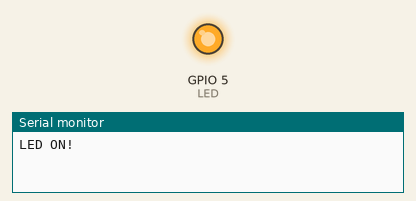
This sketch was run on a simulated ESP32. On the bench: output pins drawn as LEDs (lit = HIGH), the last lines printed to the serial monitor. At 31.9 s the program stops and its outputs stay as they are.

Above: at 0.1 s.
At 22.1 s:
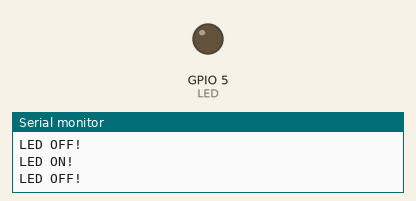
Timing chart, 0 to 33.4 s (numbered marks = the images above):
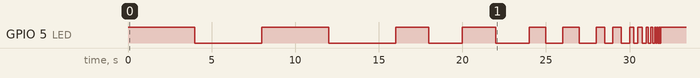

Measured:
- by itself, GPIO 5 (LED): LOW → HIGH at 0.00 s, → LOW 4.0 s later, → HIGH 4.0 s later, → LOW 4.0 s later, … (33 changes in this stretch)

The sketch:

Task1.ino
```cpp
#define LED 5

//Global Variable interval initialized to 4 seconds
int interval = 4000;

int cycleCount = 0;

void setup() {
  Serial.begin(115200);
  pinMode(LED, OUTPUT);
}

void loop() {
  //Turn LED on
  digitalWrite(LED, HIGH);
  Serial.printf("LED ON! \n");
  delay(interval);

  //Turn LED off
  digitalWrite(LED, LOW);
  Serial.printf("LED OFF! \n");
  delay(interval);

  cycleCount++;

  if (cycleCount >= 2){
    //Divide the interval by 2
    interval = interval / 2;
    Serial.printf("New interval: %i \n", interval);
    cycleCount = 0;
  }
  //Once frequency of blinking gets too high, we will permenantly keep LED on permanently
  if (interval < 25) {
    // Keep the LED on permanently
    digitalWrite(LED, HIGH);
    Serial.printf("LED ON! \n");
    // Stop the loop from running again
    while (true);
  }
}
```
